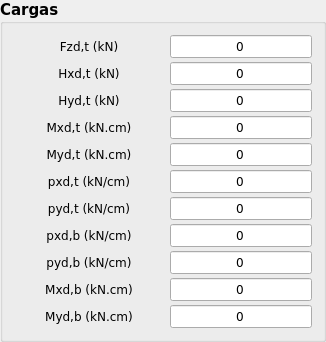
     <widget class="QGroupBox" name="groupCargas">
      <property name="geometry">
       <rect>
        <x>20</x>
        <y>275</y>
        <width>326</width>
        <height>247</height>
       </rect>
      </property>
      <property name="sizePolicy">
       <sizepolicy hsizetype="Preferred" vsizetype="Preferred">
        <horstretch>0</horstretch>
        <verstretch>0</verstretch>
       </sizepolicy>
      </property>
      <property name="font">
       <font>
        <family>Verdana</family>
        <pointsize>11</pointsize>
        <weight>75</weight>
        <italic>false</italic>
        <bold>true</bold>
        <underline>false</underline>
        <strikeout>false</strikeout>
        <kerning>true</kerning>
       </font>
      </property>
      <property name="title">
       <string>Cargas</string>
      </property>
      <layout class="QFormLayout" name="formLayout">
       <property name="verticalSpacing">
        <number>4</number>
       </property>
       <item row="0" column="0">
        <widget class="QLabel" name="labelFzdt">
         <property name="minimumSize">
          <size>
           <width>150</width>
           <height>0</height>
          </size>
         </property>
         <property name="font">
          <font>
           <family>Verdana</family>
           <pointsize>9</pointsize>
           <weight>50</weight>
           <italic>false</italic>
           <bold>false</bold>
           <underline>false</underline>
           <strikeout>false</strikeout>
           <kerning>true</kerning>
          </font>
         </property>
         <property name="text">
          <string>Fzd,t (kN)</string>
         </property>
         <property name="textFormat">
          <enum>Qt::AutoText</enum>
         </property>
         <property name="scaledContents">
          <bool>false</bool>
         </property>
         <property name="alignment">
          <set>Qt::AlignCenter</set>
         </property>
         <property name="wordWrap">
          <bool>false</bool>
         </property>
         <property name="margin">
          <number>0</number>
         </property>
        </widget>
       </item>
       <item row="0" column="1">
        <widget class="QLineEdit" name="lineFzdt">
         <property name="enabled">
          <bool>true</bool>
         </property>
         <property name="font">
          <font>
           <family>Verdana</family>
           <pointsize>9</pointsize>
           <weight>50</weight>
           <italic>false</italic>
           <bold>false</bold>
           <underline>false</underline>
           <strikeout>false</strikeout>
           <kerning>true</kerning>
          </font>
         </property>
         <property name="text">
          <string>0</string>
         </property>
         <property name="alignment">
          <set>Qt::AlignCenter</set>
         </property>
         <property name="placeholderText">
          <string/>
         </property>
        </widget>
       </item>
       <item row="1" column="0">
        <widget class="QLabel" name="labelHxdt">
         <property name="minimumSize">
          <size>
           <width>150</width>
           <height>0</height>
          </size>
         </property>
         <property name="font">
          <font>
           <family>Verdana</family>
           <pointsize>9</pointsize>
           <weight>50</weight>
           <italic>false</italic>
           <bold>false</bold>
           <underline>false</underline>
           <strikeout>false</strikeout>
           <kerning>true</kerning>
          </font>
         </property>
         <property name="frameShape">
          <enum>QFrame::NoFrame</enum>
         </property>
         <property name="lineWidth">
          <number>1</number>
         </property>
         <property name="text">
          <string>Hxd,t (kN)</string>
         </property>
         <property name="alignment">
          <set>Qt::AlignCenter</set>
         </property>
         <property name="margin">
          <number>0</number>
         </property>
         <property name="indent">
          <number>1</number>
         </property>
        </widget>
       </item>
       <item row="1" column="1">
        <widget class="QLineEdit" name="lineHxdt">
         <property name="enabled">
          <bool>true</bool>
         </property>
         <property name="font">
          <font>
           <family>Verdana</family>
           <pointsize>9</pointsize>
           <weight>50</weight>
           <italic>false</italic>
           <bold>false</bold>
           <underline>false</underline>
           <strikeout>false</strikeout>
           <kerning>true</kerning>
          </font>
         </property>
         <property name="text">
          <string>0</string>
         </property>
         <property name="alignment">
          <set>Qt::AlignCenter</set>
         </property>
         <property name="placeholderText">
          <string/>
         </property>
        </widget>
       </item>
       <item row="2" column="0">
        <widget class="QLabel" name="labelHydt">
         <property name="minimumSize">
          <size>
           <width>150</width>
           <height>0</height>
          </size>
         </property>
         <property name="font">
          <font>
           <family>Verdana</family>
           <pointsize>9</pointsize>
           <weight>50</weight>
           <italic>false</italic>
           <bold>false</bold>
           <underline>false</underline>
           <strikeout>false</strikeout>
           <kerning>true</kerning>
          </font>
         </property>
         <property name="text">
          <string>Hyd,t (kN)</string>
         </property>
         <property name="alignment">
          <set>Qt::AlignCenter</set>
         </property>
         <property name="margin">
          <number>0</number>
         </property>
        </widget>
       </item>
       <item row="2" column="1">
        <widget class="QLineEdit" name="lineHydt">
         <property name="enabled">
          <bool>true</bool>
         </property>
         <property name="font">
          <font>
           <family>Verdana</family>
           <pointsize>9</pointsize>
           <weight>50</weight>
           <italic>false</italic>
           <bold>false</bold>
           <underline>false</underline>
           <strikeout>false</strikeout>
           <kerning>true</kerning>
          </font>
         </property>
         <property name="text">
          <string>0</string>
         </property>
         <property name="alignment">
          <set>Qt::AlignCenter</set>
         </property>
         <property name="placeholderText">
          <string/>
         </property>
        </widget>
       </item>
       <item row="3" column="0">
        <widget class="QLabel" name="labelMxdt">
         <property name="minimumSize">
          <size>
           <width>150</width>
           <height>0</height>
          </size>
         </property>
         <property name="font">
          <font>
           <family>Verdana</family>
           <pointsize>9</pointsize>
           <weight>50</weight>
           <italic>false</italic>
           <bold>false</bold>
           <underline>false</underline>
           <strikeout>false</strikeout>
           <kerning>true</kerning>
          </font>
         </property>
         <property name="text">
          <string>Mxd,t (kN.cm)</string>
         </property>
         <property name="alignment">
          <set>Qt::AlignCenter</set>
         </property>
         <property name="margin">
          <number>0</number>
         </property>
         <property name="indent">
          <number>-1</number>
         </property>
        </widget>
       </item>
       <item row="3" column="1">
        <widget class="QLineEdit" name="lineMxdt">
         <property name="enabled">
          <bool>true</bool>
         </property>
         <property name="font">
          <font>
           <family>Verdana</family>
           <pointsize>9</pointsize>
           <weight>50</weight>
           <italic>false</italic>
           <bold>false</bold>
           <underline>false</underline>
           <strikeout>false</strikeout>
           <kerning>true</kerning>
          </font>
         </property>
         <property name="text">
          <string>0</string>
         </property>
         <property name="alignment">
          <set>Qt::AlignCenter</set>
         </property>
         <property name="placeholderText">
          <string/>
         </property>
        </widget>
       </item>
       <item row="4" column="0">
        <widget class="QLabel" name="labelMydt">
         <property name="minimumSize">
          <size>
           <width>150</width>
           <height>0</height>
          </size>
         </property>
         <property name="font">
          <font>
           <family>Verdana</family>
           <pointsize>9</pointsize>
           <weight>50</weight>
           <italic>false</italic>
           <bold>false</bold>
           <underline>false</underline>
           <strikeout>false</strikeout>
           <kerning>true</kerning>
          </font>
         </property>
         <property name="text">
          <string>Myd,t (kN.cm)</string>
         </property>
         <property name="alignment">
          <set>Qt::AlignCenter</set>
         </property>
         <property name="margin">
          <number>0</number>
         </property>
        </widget>
       </item>
       <item row="4" column="1">
        <widget class="QLineEdit" name="lineMydt">
         <property name="enabled">
          <bool>true</bool>
         </property>
         <property name="font">
          <font>
           <family>Verdana</family>
           <pointsize>9</pointsize>
           <weight>50</weight>
           <italic>false</italic>
           <bold>false</bold>
           <underline>false</underline>
           <strikeout>false</strikeout>
           <kerning>true</kerning>
          </font>
         </property>
         <property name="text">
          <string>0</string>
         </property>
         <property name="alignment">
          <set>Qt::AlignCenter</set>
         </property>
         <property name="placeholderText">
          <string/>
         </property>
        </widget>
       </item>
       <item row="5" column="0">
        <widget class="QLabel" name="labelPxdt">
         <property name="minimumSize">
          <size>
           <width>150</width>
           <height>0</height>
          </size>
         </property>
         <property name="font">
          <font>
           <family>Verdana</family>
           <pointsize>9</pointsize>
           <weight>50</weight>
           <italic>false</italic>
           <bold>false</bold>
           <underline>false</underline>
           <strikeout>false</strikeout>
           <kerning>true</kerning>
          </font>
         </property>
         <property name="text">
          <string>pxd,t (kN/cm)</string>
         </property>
         <property name="alignment">
          <set>Qt::AlignCenter</set>
         </property>
         <property name="margin">
          <number>0</number>
         </property>
        </widget>
       </item>
       <item row="5" column="1">
        <widget class="QLineEdit" name="linePxdt">
         <property name="enabled">
          <bool>true</bool>
         </property>
         <property name="font">
          <font>
           <family>Verdana</family>
           <pointsize>9</pointsize>
           <weight>50</weight>
           <italic>false</italic>
           <bold>false</bold>
           <underline>false</underline>
           <strikeout>false</strikeout>
           <kerning>true</kerning>
          </font>
         </property>
         <property name="text">
          <string>0</string>
         </property>
         <property name="alignment">
          <set>Qt::AlignCenter</set>
         </property>
         <property name="placeholderText">
          <string/>
         </property>
        </widget>
       </item>
       <item row="6" column="0">
        <widget class="QLabel" name="labelPydt">
         <property name="minimumSize">
          <size>
           <width>150</width>
           <height>0</height>
          </size>
         </property>
         <property name="font">
          <font>
           <family>Verdana</family>
           <pointsize>9</pointsize>
           <weight>50</weight>
           <italic>false</italic>
           <bold>false</bold>
           <underline>false</underline>
           <strikeout>false</strikeout>
           <kerning>true</kerning>
          </font>
         </property>
         <property name="text">
          <string>pyd,t (kN/cm)</string>
         </property>
         <property name="alignment">
          <set>Qt::AlignCenter</set>
         </property>
         <property name="margin">
          <number>0</number>
         </property>
        </widget>
       </item>
       <item row="6" column="1">
        <widget class="QLineEdit" name="linePydt">
         <property name="enabled">
          <bool>true</bool>
         </property>
         <property name="font">
          <font>
           <family>Verdana</family>
           <pointsize>9</pointsize>
           <weight>50</weight>
           <italic>false</italic>
           <bold>false</bold>
           <underline>false</underline>
           <strikeout>false</strikeout>
           <kerning>true</kerning>
          </font>
         </property>
         <property name="text">
          <string>0</string>
         </property>
         <property name="alignment">
          <set>Qt::AlignCenter</set>
         </property>
         <property name="placeholderText">
          <string/>
         </property>
        </widget>
       </item>
       <item row="7" column="0">
        <widget class="QLabel" name="labelPxdb">
         <property name="minimumSize">
          <size>
           <width>150</width>
           <height>0</height>
          </size>
         </property>
         <property name="font">
          <font>
           <family>Verdana</family>
           <pointsize>9</pointsize>
           <weight>50</weight>
           <italic>false</italic>
           <bold>false</bold>
           <underline>false</underline>
           <strikeout>false</strikeout>
           <kerning>true</kerning>
          </font>
         </property>
         <property name="text">
          <string>pxd,b (kN/cm)</string>
         </property>
         <property name="alignment">
          <set>Qt::AlignCenter</set>
         </property>
         <property name="margin">
          <number>0</number>
         </property>
        </widget>
       </item>
       <item row="7" column="1">
        <widget class="QLineEdit" name="linePxdb">
         <property name="enabled">
          <bool>true</bool>
         </property>
         <property name="font">
          <font>
           <family>Verdana</family>
           <pointsize>9</pointsize>
           <weight>50</weight>
           <italic>false</italic>
           <bold>false</bold>
           <underline>false</underline>
           <strikeout>false</strikeout>
           <kerning>true</kerning>
          </font>
         </property>
         <property name="text">
          <string>0</string>
         </property>
         <property name="alignment">
          <set>Qt::AlignCenter</set>
         </property>
         <property name="placeholderText">
          <string/>
         </property>
        </widget>
       </item>
       <item row="8" column="1">
        <widget class="QLineEdit" name="linePydb">
         <property name="enabled">
          <bool>true</bool>
         </property>
         <property name="font">
          <font>
           <family>Verdana</family>
           <pointsize>9</pointsize>
           <weight>50</weight>
           <italic>false</italic>
           <bold>false</bold>
           <underline>false</underline>
           <strikeout>false</strikeout>
           <kerning>true</kerning>
          </font>
         </property>
         <property name="text">
          <string>0</string>
         </property>
         <property name="alignment">
          <set>Qt::AlignCenter</set>
         </property>
         <property name="placeholderText">
          <string/>
         </property>
        </widget>
       </item>
       <item row="9" column="0">
        <widget class="QLabel" name="labelMxdb">
         <property name="minimumSize">
          <size>
           <width>150</width>
           <height>0</height>
          </size>
         </property>
         <property name="font">
          <font>
           <family>Verdana</family>
           <pointsize>9</pointsize>
           <weight>50</weight>
           <italic>false</italic>
           <bold>false</bold>
           <underline>false</underline>
           <strikeout>false</strikeout>
           <kerning>true</kerning>
          </font>
         </property>
         <property name="text">
          <string>Mxd,b (kN.cm)</string>
         </property>
         <property name="alignment">
          <set>Qt::AlignCenter</set>
         </property>
         <property name="margin">
          <number>0</number>
         </property>
        </widget>
       </item>
       <item row="9" column="1">
        <widget class="QLineEdit" name="lineMxdb">
         <property name="enabled">
          <bool>true</bool>
         </property>
         <property name="font">
          <font>
           <family>Verdana</family>
           <pointsize>9</pointsize>
           <weight>50</weight>
           <italic>false</italic>
           <bold>false</bold>
           <underline>false</underline>
           <strikeout>false</strikeout>
           <kerning>true</kerning>
          </font>
         </property>
         <property name="text">
          <string>0</string>
         </property>
         <property name="alignment">
          <set>Qt::AlignCenter</set>
         </property>
         <property name="placeholderText">
          <string/>
         </property>
        </widget>
       </item>
       <item row="10" column="0">
        <widget class="QLabel" name="labelMydb">
         <property name="minimumSize">
          <size>
           <width>150</width>
           <height>0</height>
          </size>
         </property>
         <property name="font">
          <font>
           <family>Verdana</family>
           <pointsize>9</pointsize>
           <weight>50</weight>
           <italic>false</italic>
           <bold>false</bold>
           <underline>false</underline>
           <strikeout>false</strikeout>
           <kerning>true</kerning>
          </font>
         </property>
         <property name="text">
          <string>Myd,b (kN.cm)</string>
         </property>
         <property name="alignment">
          <set>Qt::AlignCenter</set>
         </property>
         <property name="margin">
          <number>0</number>
         </property>
        </widget>
       </item>
       <item row="10" column="1">
        <widget class="QLineEdit" name="lineMydb">
         <property name="enabled">
          <bool>true</bool>
         </property>
         <property name="font">
          <font>
           <family>Verdana</family>
           <pointsize>9</pointsize>
           <weight>50</weight>
           <italic>false</italic>
           <bold>false</bold>
           <underline>false</underline>
           <strikeout>false</strikeout>
           <kerning>true</kerning>
          </font>
         </property>
         <property name="text">
          <string>0</string>
         </property>
         <property name="alignment">
          <set>Qt::AlignCenter</set>
         </property>
         <property name="placeholderText">
          <string/>
         </property>
        </widget>
       </item>
       <item row="8" column="0">
        <widget class="QLabel" name="labelPydb">
         <property name="minimumSize">
          <size>
           <width>150</width>
           <height>0</height>
          </size>
         </property>
         <property name="font">
          <font>
           <family>Verdana</family>
           <pointsize>9</pointsize>
           <weight>50</weight>
           <italic>false</italic>
           <bold>false</bold>
           <underline>false</underline>
           <strikeout>false</strikeout>
           <kerning>true</kerning>
          </font>
         </property>
         <property name="text">
          <string>pyd,b (kN/cm)</string>
         </property>
         <property name="alignment">
          <set>Qt::AlignCenter</set>
         </property>
         <property name="margin">
          <number>0</number>
         </property>
        </widget>
       </item>
      </layout>
     </widget>
